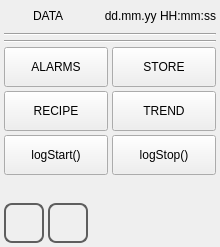
<?xml version="1.0" encoding="UTF-8"?>
<ui version="4.0">
 <class>data_manager</class>
 <widget class="QWidget" name="data_manager">
  <property name="geometry">
   <rect>
    <x>0</x>
    <y>0</y>
    <width>220</width>
    <height>230</height>
   </rect>
  </property>
  <property name="minimumSize">
   <size>
    <width>0</width>
    <height>0</height>
   </size>
  </property>
  <property name="maximumSize">
   <size>
    <width>16777215</width>
    <height>16777215</height>
   </size>
  </property>
  <property name="windowTitle">
   <string>data_manager</string>
  </property>
  <property name="styleSheet">
   <string notr="true">QPushButton
{
	font: 20pt &quot;DejaVu Sans Mono&quot;;
}</string>
  </property>
  <layout class="QVBoxLayout" name="verticalLayout">
   <property name="spacing">
    <number>4</number>
   </property>
   <property name="margin">
    <number>4</number>
   </property>
   <item>
    <layout class="QHBoxLayout" name="horizontalLayout">
     <item>
      <widget class="QLabel" name="labelIcon">
       <property name="minimumSize">
        <size>
         <width>25</width>
         <height>25</height>
        </size>
       </property>
       <property name="maximumSize">
        <size>
         <width>25</width>
         <height>25</height>
        </size>
       </property>
       <property name="styleSheet">
        <string notr="true">border-image: url(:/libicons/img/Equipment.png);</string>
       </property>
       <property name="text">
        <string/>
       </property>
      </widget>
     </item>
     <item>
      <widget class="QLabel" name="labelTitle">
       <property name="sizePolicy">
        <sizepolicy hsizetype="Preferred" vsizetype="Fixed">
         <horstretch>0</horstretch>
         <verstretch>0</verstretch>
        </sizepolicy>
       </property>
       <property name="focusPolicy">
        <enum>Qt::NoFocus</enum>
       </property>
       <property name="text">
        <string>DATA</string>
       </property>
      </widget>
     </item>
     <item>
      <widget class="QLabel" name="labelUserName">
       <property name="text">
        <string/>
       </property>
      </widget>
     </item>
     <item>
      <widget class="QLabel" name="labelDataOra">
       <property name="sizePolicy">
        <sizepolicy hsizetype="Preferred" vsizetype="Fixed">
         <horstretch>0</horstretch>
         <verstretch>0</verstretch>
        </sizepolicy>
       </property>
       <property name="focusPolicy">
        <enum>Qt::NoFocus</enum>
       </property>
       <property name="text">
        <string>dd.mm.yy HH:mm:ss</string>
       </property>
       <property name="alignment">
        <set>Qt::AlignRight|Qt::AlignTrailing|Qt::AlignVCenter</set>
       </property>
      </widget>
     </item>
    </layout>
   </item>
   <item>
    <widget class="Line" name="line">
     <property name="orientation">
      <enum>Qt::Horizontal</enum>
     </property>
    </widget>
   </item>
   <item>
    <widget class="Line" name="line_2">
     <property name="orientation">
      <enum>Qt::Horizontal</enum>
     </property>
    </widget>
   </item>
   <item>
    <spacer name="verticalSpacer_2">
     <property name="orientation">
      <enum>Qt::Vertical</enum>
     </property>
     <property name="sizeHint" stdset="0">
      <size>
       <width>20</width>
       <height>0</height>
      </size>
     </property>
    </spacer>
   </item>
   <item>
    <layout class="QGridLayout" name="gridLayout">
     <property name="sizeConstraint">
      <enum>QLayout::SetFixedSize</enum>
     </property>
     <property name="spacing">
      <number>4</number>
     </property>
     <item row="1" column="0">
      <widget class="QPushButton" name="pushButtonAlarms">
       <property name="minimumSize">
        <size>
         <width>0</width>
         <height>40</height>
        </size>
       </property>
       <property name="maximumSize">
        <size>
         <width>16777215</width>
         <height>40</height>
        </size>
       </property>
       <property name="focusPolicy">
        <enum>Qt::NoFocus</enum>
       </property>
       <property name="text">
        <string>ALARMS</string>
       </property>
      </widget>
     </item>
     <item row="2" column="0">
      <widget class="QPushButton" name="pushButtonRecipe">
       <property name="minimumSize">
        <size>
         <width>0</width>
         <height>40</height>
        </size>
       </property>
       <property name="maximumSize">
        <size>
         <width>16777215</width>
         <height>40</height>
        </size>
       </property>
       <property name="focusPolicy">
        <enum>Qt::NoFocus</enum>
       </property>
       <property name="text">
        <string>RECIPE</string>
       </property>
      </widget>
     </item>
     <item row="2" column="1">
      <widget class="QPushButton" name="pushButtonTrend">
       <property name="minimumSize">
        <size>
         <width>0</width>
         <height>40</height>
        </size>
       </property>
       <property name="maximumSize">
        <size>
         <width>16777215</width>
         <height>40</height>
        </size>
       </property>
       <property name="focusPolicy">
        <enum>Qt::NoFocus</enum>
       </property>
       <property name="text">
        <string>TREND</string>
       </property>
      </widget>
     </item>
     <item row="1" column="1">
      <widget class="QPushButton" name="pushButtonStore">
       <property name="minimumSize">
        <size>
         <width>0</width>
         <height>40</height>
        </size>
       </property>
       <property name="maximumSize">
        <size>
         <width>16777215</width>
         <height>40</height>
        </size>
       </property>
       <property name="focusPolicy">
        <enum>Qt::NoFocus</enum>
       </property>
       <property name="text">
        <string>STORE</string>
       </property>
      </widget>
     </item>
     <item row="3" column="0">
      <widget class="QPushButton" name="pushButtonLogStart">
       <property name="minimumSize">
        <size>
         <width>0</width>
         <height>40</height>
        </size>
       </property>
       <property name="maximumSize">
        <size>
         <width>16777215</width>
         <height>40</height>
        </size>
       </property>
       <property name="focusPolicy">
        <enum>Qt::NoFocus</enum>
       </property>
       <property name="text">
        <string>logStart()</string>
       </property>
      </widget>
     </item>
     <item row="3" column="1">
      <widget class="QPushButton" name="pushButtonLogStop">
       <property name="minimumSize">
        <size>
         <width>0</width>
         <height>40</height>
        </size>
       </property>
       <property name="maximumSize">
        <size>
         <width>16777215</width>
         <height>40</height>
        </size>
       </property>
       <property name="focusPolicy">
        <enum>Qt::NoFocus</enum>
       </property>
       <property name="text">
        <string>logStop()</string>
       </property>
      </widget>
     </item>
    </layout>
   </item>
   <item>
    <spacer name="verticalSpacer_3">
     <property name="orientation">
      <enum>Qt::Vertical</enum>
     </property>
     <property name="sizeHint" stdset="0">
      <size>
       <width>20</width>
       <height>0</height>
      </size>
     </property>
    </spacer>
   </item>
   <item>
    <widget class="QLabel" name="labelStatus">
     <property name="minimumSize">
      <size>
       <width>0</width>
       <height>20</height>
      </size>
     </property>
     <property name="maximumSize">
      <size>
       <width>16777215</width>
       <height>20</height>
      </size>
     </property>
     <property name="text">
      <string/>
     </property>
    </widget>
   </item>
   <item>
    <spacer name="verticalSpacer">
     <property name="orientation">
      <enum>Qt::Vertical</enum>
     </property>
     <property name="sizeHint" stdset="0">
      <size>
       <width>20</width>
       <height>0</height>
      </size>
     </property>
    </spacer>
   </item>
   <item>
    <layout class="QHBoxLayout" name="horizontalLayout_2">
     <property name="spacing">
      <number>4</number>
     </property>
     <item>
      <widget class="QPushButton" name="pushButtonHome">
       <property name="sizePolicy">
        <sizepolicy hsizetype="Minimum" vsizetype="Fixed">
         <horstretch>60</horstretch>
         <verstretch>60</verstretch>
        </sizepolicy>
       </property>
       <property name="minimumSize">
        <size>
         <width>40</width>
         <height>40</height>
        </size>
       </property>
       <property name="maximumSize">
        <size>
         <width>40</width>
         <height>40</height>
        </size>
       </property>
       <property name="focusPolicy">
        <enum>Qt::NoFocus</enum>
       </property>
       <property name="styleSheet">
        <string notr="true">QPushButton
{
border: 2px solid  rgb(94, 94, 94);
border-radius: 8px;
qproperty-icon: url(:/libicons/img/Home.png);
qproperty-iconSize: 24px 24px;
qproperty-focusPolicy: NoFocus;
}
QPushButton:pressed
{
border: 2px solid  rgb(194, 194, 194);
background-color:  rgb(255, 255, 127);
}
QPushButton:disabled
{
border: 2px solid  rgb(194, 194, 194);
}
</string>
       </property>
       <property name="text">
        <string/>
       </property>
      </widget>
     </item>
     <item>
      <widget class="QPushButton" name="pushButtonBack">
       <property name="sizePolicy">
        <sizepolicy hsizetype="Minimum" vsizetype="Fixed">
         <horstretch>60</horstretch>
         <verstretch>60</verstretch>
        </sizepolicy>
       </property>
       <property name="minimumSize">
        <size>
         <width>40</width>
         <height>40</height>
        </size>
       </property>
       <property name="maximumSize">
        <size>
         <width>40</width>
         <height>40</height>
        </size>
       </property>
       <property name="focusPolicy">
        <enum>Qt::NoFocus</enum>
       </property>
       <property name="styleSheet">
        <string notr="true">QPushButton
{
border: 2px solid  rgb(94, 94, 94);
border-radius: 8px;
qproperty-icon: url(:/libicons/img/Go_back.png);
qproperty-iconSize: 24px 24px;
qproperty-focusPolicy: NoFocus;
}
QPushButton:pressed
{
border: 2px solid  rgb(194, 194, 194);
background-color:  rgb(255, 255, 127);
}
QPushButton:disabled
{
border: 2px solid  rgb(194, 194, 194);
}
</string>
       </property>
       <property name="text">
        <string/>
       </property>
      </widget>
     </item>
     <item>
      <spacer name="horizontalSpacer">
       <property name="focusPolicy">
        <enum>Qt::NoFocus</enum>
       </property>
       <property name="orientation">
        <enum>Qt::Horizontal</enum>
       </property>
       <property name="sizeHint" stdset="0">
        <size>
         <width>40</width>
         <height>20</height>
        </size>
       </property>
      </spacer>
     </item>
    </layout>
   </item>
  </layout>
 </widget>
 <resources/>
 <connections/>
</ui>
